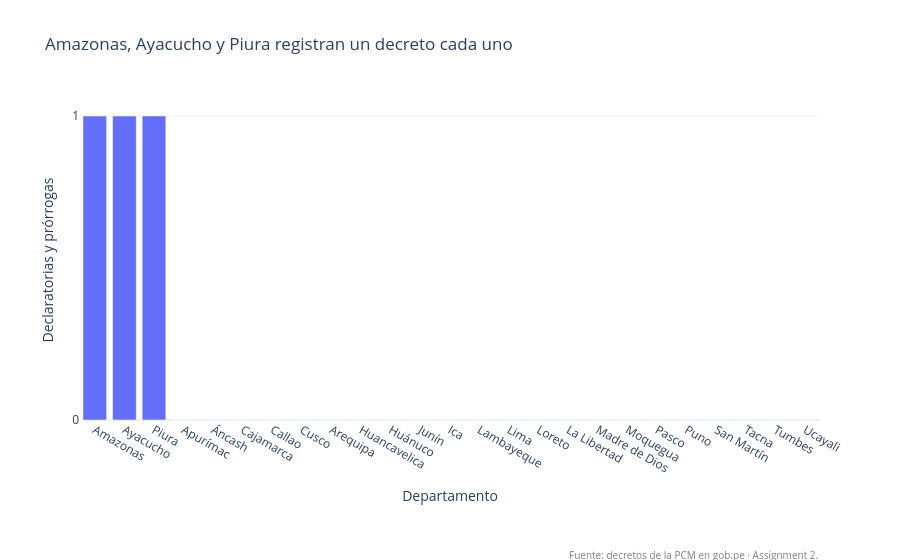

Notebook cell for this chart:
### Markdown cell above
#### **Paso 3.** Crear gráfico interactivo de barras

### Code cell
decretos = df.assign(total_decretos=df["declaratorias"] + df["prorrogas"])
decretos = decretos.sort_values("total_decretos", ascending=False)

fig_barras = px.bar(
    decretos, x="departamento", y="total_decretos",
    title="Amazonas, Ayacucho y Piura registran un decreto cada uno",
    labels={"departamento": "Departamento", "total_decretos": "Declaratorias y prórrogas"},
    template="plotly_white"
)
fig_barras.update_layout(yaxis_dtick=1, margin=dict(b=140), annotations=[dict(
    text="Fuente: decretos de la PCM en gob.pe · Assignment 2.",
    xref="paper", yref="paper", x=1, y=-0.45, xanchor="right", showarrow=False,
    font=dict(size=10, color="gray")
)])
fig_barras.show()

### Figure 1 — Plotly figure (JSON) as saved in the notebook; plotly's stock layout.template omitted (floating-point values rounded to 4 significant figures)
{"data": [{"hovertemplate": "Departamento=%{x}<br>Declaratorias y prórrogas=%{y}<extra></extra>", "legendgroup": "", "marker": {"color": "#636efa", "pattern": {"shape": ""}}, "name": "", "orientation": "v", "showlegend": false, "textposition": "auto", "type": "bar", "x": ["Amazonas", "Ayacucho", "Piura", "Apurímac", "Áncash", "Cajamarca", "Callao", "Cusco", "Arequipa", "Huancavelica", "Huánuco", "Junín", "Ica", "Lambayeque", "Lima", "Loreto", "La Libertad", "Madre de Dios", "Moquegua", "Pasco", "Puno", "San Martín", "Tacna", "Tumbes", "Ucayali"], "xaxis": "x", "y": [1, 1, 1, 0, 0, 0, 0, 0, 0, 0, 0, 0, 0, 0, 0, 0, 0, 0, 0, 0, 0, 0, 0, 0, 0], "yaxis": "y"}], "layout": {"annotations": [{"font": {"color": "gray", "size": 10}, "showarrow": false, "text": "Fuente: decretos de la PCM en gob.pe · Assignment 2.", "x": 1, "xanchor": "right", "xref": "paper", "y": -0.45, "yref": "paper"}], "barmode": "relative", "legend": {"tracegroupgap": 0}, "margin": {"b": 140}, "title": {"text": "Amazonas, Ayacucho y Piura registran un decreto cada uno"}, "xaxis": {"anchor": "y", "domain": [0, 1], "title": {"text": "Departamento"}}, "yaxis": {"anchor": "x", "domain": [0, 1], "dtick": 1, "title": {"text": "Declaratorias y prórrogas"}}}}
